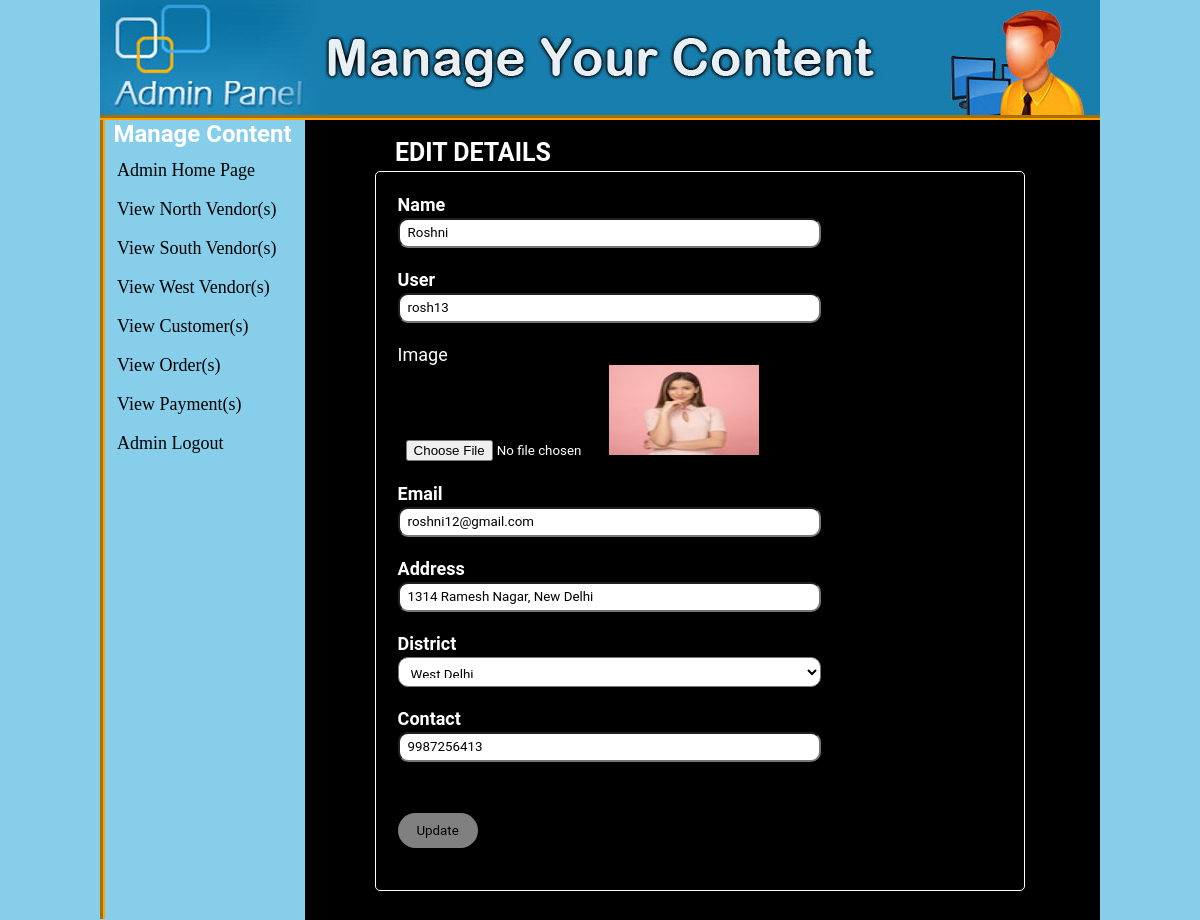
Screenshot of /admin/index.php?edit_cust=2 (signed in) with the database file from the repository.
### tables this page shows
CREATE TABLE `customers` (
  `C_Id` int(100) NOT NULL,
  `C_Ip` varchar(255) NOT NULL,
  `C_Name` text NOT NULL,
  `C_user` varchar(100) NOT NULL,
  `C_Image` text NOT NULL,
  `C_email` varchar(100) NOT NULL,
  `C_pass` varchar(100) NOT NULL,
  `C_address` varchar(200) NOT NULL,
  `C_district` text NOT NULL,
  `C_contact` bigint(20) NOT NULL
);

### admin/edit_cust.php (the view, shortened to what this page needs)
<?php
include("includes/db.php");
include("../functions/functions.php");
if(!isset($_SESSION['user_email'])){
	echo "<script>window.open('login.php?not_admin=You are not an Admin!','_self')</script>";
}
else {
	if(isset($_GET['edit_cust'])){
		$edit_id = $_GET['edit_cust'];
		$get_edit = "select * from customers where C_Id='$edit_id'";
		$run_edit = mysqli_query($con, $get_edit);
		$row_edit = mysqli_fetch_array($run_edit);
		$name = $row_edit['C_Name'];
		$user = $row_edit['C_user'];
		$image = $row_edit['C_Image'];
		$email = $row_edit['C_email'];
		$addr = $row_edit['C_address'];
		$dist = $row_edit['C_district'];
		$cont = $row_edit['C_contact'];
	}
?>
<!DOCTYPE>
<html>
<head>
		<link rel="stylesheet" href="css/insert.css">
</head>
<body>
  <div class="product-back">
  		<div class="product-form">
        <form action="#" method="post" enctype="multipart/form-data" class="product">
          <h1>EDIT DETAILS</h1>
               <fieldset>
                 <div class="product-box">
					<div class="product-label">
                        <h4>Name</h4>
                    </div>
                    <input type="text" name="cname" value="<?php echo $name; ?>" class="input-response" /><br><br>
					<div class="product-label">
						<h4>User</h4>
                    <input type="text" name="user" value="<?php echo $user; ?>" class="input-response"/><br><br>
					</div>
                    <div class="product-label">Image</div>
                    <input type="file" name="image" class="inputs-response"/><img src="../customers/images/<?php echo $image; ?>" width="150" height="90"/> <br>
					 <div class="product-label">
                      <h4>Email</h4>
                        <input type="text" name="email" value="<?php echo $email; ?>" class="input-response" /><br><br>
                      </div>
					  <div class="product-label">
                      <h4>Address</h4>
                        <input type="text" name="address" value="<?php echo $addr; ?>" class="input-response" /><br><br>
                      </div>
					  <div class="product-label">
                      <h4>District</h4>
                        <select class="input-response" name="district">
						<option value="<?php echo $dist; ?>"> <?php echo $dist;?> </option>
						</select><br><br>
                      </div>
					  <div class="product-label">
                      <h4>Contact</h4>
                        <input type="text" name="contact" value="<?php echo $cont; ?>" class="input-response" /><br><br>
                      </div>
                     <input type="submit" name="update" value="Update" class="sub-btn">
                </div>
            </fieldset>
      </form>
	  </div>
</div>
</body>
</html>
<?php } ?>

### admin/css/admin_panel.css (style rules this page uses)
* { margin:0; padding:0; }
body { background: skyblue; }

### admin/css/insert.css (style rules this page uses)
* { margin: 0; padding: 0; font-family: 'Roboto'; box-sizing: border-box; }
body { padding: 0px; margin: 0px; background: skyblue; }
.product-back { background-color: rgb(0,0,0); min-height: 800px; width:795px; }
fieldset { border: 1px solid white; width: 650px; height: 720px; color: white; font-size: 18px; margin-top: 4px; margin-left: 70px; padding: 3%; border-radius: 5px; }
.product-form { display:inline-block; }
.product-form h1 { font-size: 25px; padding-top: 18px; margin-left:90px; color: white; }
.input-response { box-sizing: border-box; background-color: white; margin-top:3px; width: 70%; padding: 8px; height: 30px; border-radius: 10px; }
.inputs-response { margin-top:3px; width: 35%; padding: 8px; height: 30px; }
.sub-btn { background-color: grey; margin-top:30px; border:none; outline:none; width: 80px; height: 35px; border-radius: 20px; }

### rows the page displays
customers: cname "Roshni", user "rosh13", C_Image (picture), email "roshni12@gmail.com", address "1314 Ramesh Nagar, New Delhi", district "West Delhi", contact "9987256413"
